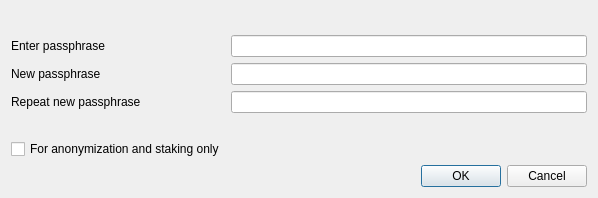
<?xml version="1.0" encoding="UTF-8"?>
<ui version="4.0">
 <class>AskPassphraseDialog</class>
 <widget class="QDialog" name="AskPassphraseDialog">
  <property name="geometry">
   <rect>
    <x>0</x>
    <y>0</y>
    <width>598</width>
    <height>198</height>
   </rect>
  </property>
  <property name="sizePolicy">
   <sizepolicy hsizetype="Preferred" vsizetype="Minimum">
    <horstretch>0</horstretch>
    <verstretch>0</verstretch>
   </sizepolicy>
  </property>
  <property name="minimumSize">
   <size>
    <width>550</width>
    <height>0</height>
   </size>
  </property>
  <property name="windowTitle">
   <string>Passphrase Dialog</string>
  </property>
  <layout class="QVBoxLayout" name="verticalLayout">
   <item>
    <widget class="QLabel" name="warningLabel">
     <property name="textFormat">
      <enum>Qt::RichText</enum>
     </property>
     <property name="wordWrap">
      <bool>true</bool>
     </property>
    </widget>
   </item>
   <item>
    <layout class="QFormLayout" name="formLayout">
     <property name="fieldGrowthPolicy">
      <enum>QFormLayout::AllNonFixedFieldsGrow</enum>
     </property>
     <item row="0" column="0">
      <widget class="QLabel" name="passLabel1">
       <property name="text">
        <string>Enter passphrase</string>
       </property>
      </widget>
     </item>
     <item row="0" column="1">
      <widget class="QLineEdit" name="passEdit1">
       <property name="echoMode">
        <enum>QLineEdit::Password</enum>
       </property>
      </widget>
     </item>
     <item row="1" column="0">
      <widget class="QLabel" name="passLabel2">
       <property name="text">
        <string>New passphrase</string>
       </property>
      </widget>
     </item>
     <item row="1" column="1">
      <widget class="QLineEdit" name="passEdit2">
       <property name="echoMode">
        <enum>QLineEdit::Password</enum>
       </property>
      </widget>
     </item>
     <item row="2" column="0">
      <widget class="QLabel" name="passLabel3">
       <property name="text">
        <string>Repeat new passphrase</string>
       </property>
      </widget>
     </item>
     <item row="2" column="1">
      <widget class="QLineEdit" name="passEdit3">
       <property name="echoMode">
        <enum>QLineEdit::Password</enum>
       </property>
      </widget>
     </item>
     <item row="3" column="1">
      <widget class="QLabel" name="capsLabel">
       <property name="font">
        <font>
         <weight>75</weight>
         <bold>true</bold>
        </font>
       </property>
       <property name="text">
        <string/>
       </property>
       <property name="alignment">
        <set>Qt::AlignCenter</set>
       </property>
      </widget>
     </item>
     <item row="4" column="0">
      <widget class="QCheckBox" name="anonymizationCheckBox">
       <property name="enabled">
        <bool>true</bool>
       </property>
       <property name="toolTip">
        <string>Serves to disable the trivial sendmoney when OS account compromised. Provides no real security.</string>
       </property>
       <property name="text">
        <string>For anonymization and staking only</string>
       </property>
       <property name="visible">
        <bool>false</bool>
       </property>
      </widget>
     </item>
    </layout>
   </item>
   <item>
    <widget class="QDialogButtonBox" name="buttonBox">
     <property name="orientation">
      <enum>Qt::Horizontal</enum>
     </property>
     <property name="standardButtons">
      <set>QDialogButtonBox::Cancel|QDialogButtonBox::Ok</set>
     </property>
    </widget>
   </item>
  </layout>
 </widget>
 <resources/>
 <connections>
  <connection>
   <sender>buttonBox</sender>
   <signal>accepted()</signal>
   <receiver>AskPassphraseDialog</receiver>
   <slot>accept()</slot>
   <hints>
    <hint type="sourcelabel">
     <x>248</x>
     <y>254</y>
    </hint>
    <hint type="destinationlabel">
     <x>157</x>
     <y>274</y>
    </hint>
   </hints>
  </connection>
  <connection>
   <sender>buttonBox</sender>
   <signal>rejected()</signal>
   <receiver>AskPassphraseDialog</receiver>
   <slot>reject()</slot>
   <hints>
    <hint type="sourcelabel">
     <x>316</x>
     <y>260</y>
    </hint>
    <hint type="destinationlabel">
     <x>286</x>
     <y>274</y>
    </hint>
   </hints>
  </connection>
 </connections>
</ui>
